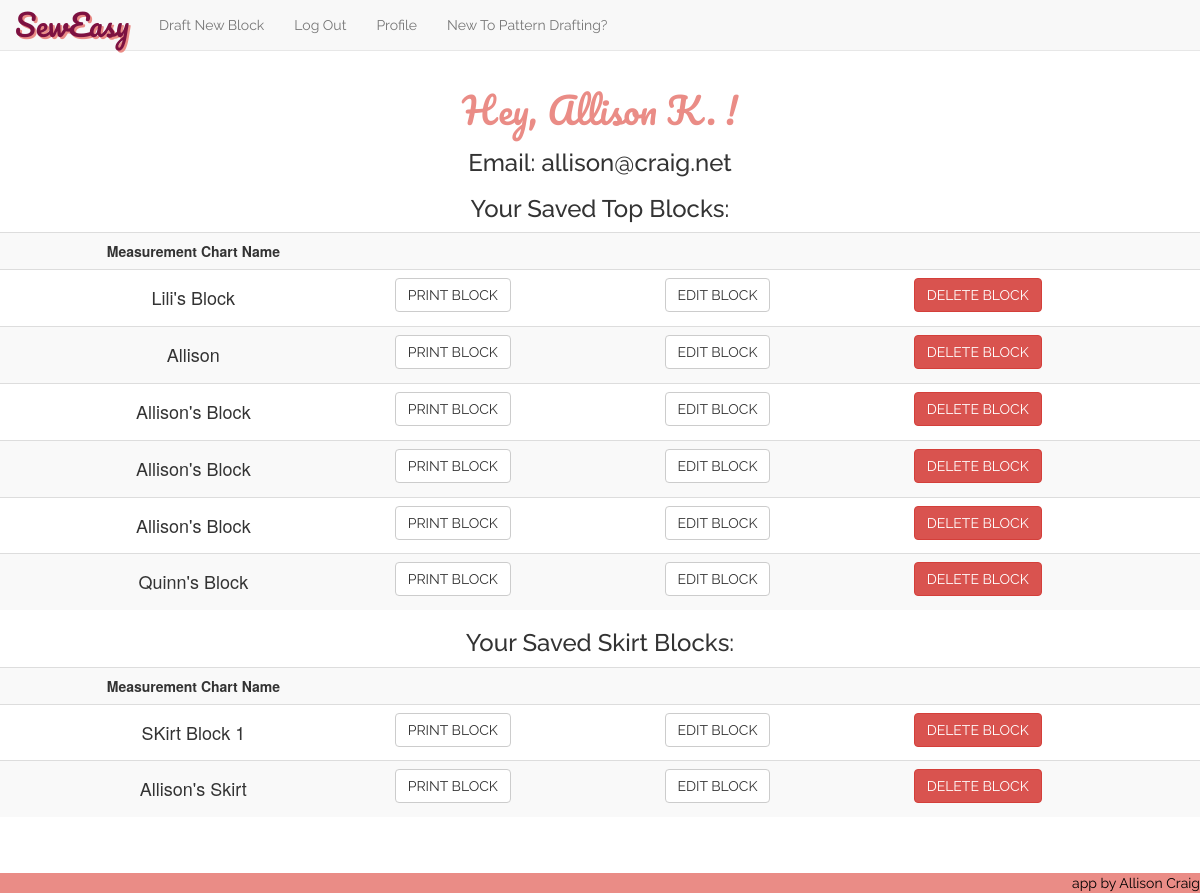
/profile (signed in), run on an earlier commit of the app's database.
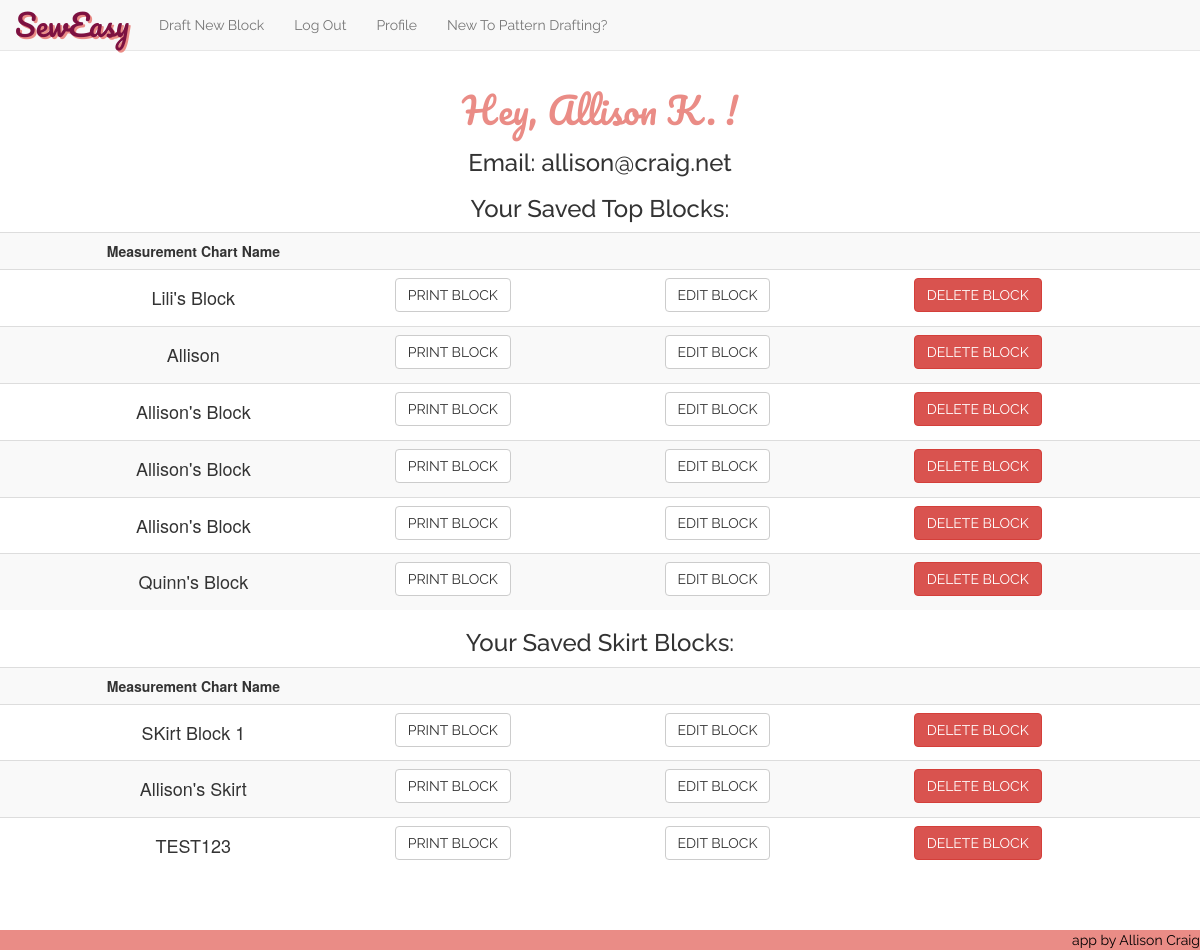
And on a later commit of the database.
### model.py (models this page shows, shortened)
class User(db.Model):
    __tablename__ = "Users"
    user_id = db.Column(db.Integer, autoincrement=True, primary_key=True)
    fb_id = db.Column(db.String(64), unique=True, nullable=True)
    email = db.Column(db.String(64), unique=True, nullable=False)
    password = db.Column(db.String(64), nullable=True)
    fname = db.Column(db.String(15), nullable=False)

class Measurement_Chart_Top(db.Model):
    __tablename__ = "Measurement_Chart_Tops"
    chart_id = db.Column(db.Integer, autoincrement=True, primary_key=True)
    nickname = db.Column(db.Integer, nullable=False)
    user_id = db.Column(db.String(100), db.ForeignKey('Users.user_id'))
    bust = db.Column(db.Integer, nullable=False)
    waist = db.Column(db.Integer, nullable=False)
    full_length = db.Column(db.Integer, nullable=False)
    center_front = db.Column(db.Integer, nullable=False)
    front_shoulder_slope = db.Column(db.Integer, nullable=False)
    strap = db.Column(db.Integer, nullable=False)
    front_across_shoulder = db.Column(db.Integer, nullable=False)
    across_chest = db.Column(db.Integer, nullable=False)
    bust_depth = db.Column(db.Integer, nullable=False)
    shoulder_length = db.Column(db.Integer, nullable=False)
    bust_arc = db.Column(db.Integer, nullable=False)
    bust_span = db.Column(db.Integer, nullable=False)
    waist_arc = db.Column(db.Integer, nullable=False)
    dart_placement = db.Column(db.Integer, nullable=False)
    side_length = db.Column(db.Integer, nullable=False)
    full_length_back = db.Column(db.Integer, nullable=False)
    center_back = db.Column(db.Integer, nullable=False)
    back_shoulder_slope = db.Column(db.Integer, nullable=False)
    across_back = db.Column(db.Integer, nullable=False)
    back_arc = db.Column(db.Integer, nullable=False)
    waist_arc_back = db.Column(db.Integer, nullable=False)
    back_neck = db.Column(db.Integer, nullable=False)
    back_across_shoulder = db.Column(db.Integer, nullable=False)
    back_dart_intake = db.Column(db.Integer, nullable=False)
    user = db.relationship("User",
                           backref=db.backref("Measurement_Chart_Tops"))

class Measurement_Chart_Skirt(db.Model):
    __tablename__ = "Measurement_Chart_Skirts"
    chart_id = db.Column(db.Integer, autoincrement=True, primary_key=True)
    nickname = db.Column(db.Integer, nullable=False)
    user_id = db.Column(db.String(100), db.ForeignKey('Users.user_id'))
    waist = db.Column(db.Integer, nullable=False)
    hip = db.Column(db.Integer, nullable=False)
    center_front_hip_depth = db.Column(db.Integer, nullable=False)
    back_hip_arc = db.Column(db.Integer, nullable=False)
    center_back_hip_depth = db.Column(db.Integer, nullable=False)
    front_hip_arc = db.Column(db.Integer, nullable=False)
    dart_placement = db.Column(db.Integer, nullable=False)
    user = db.relationship("User",
                           backref=db.backref("Measurement_Chart_Skirts"))

### server.py (the view)
@app.route('/profile')
def user_profile_page():
    user_email = session['logged_in_customer_email']
    user = User.query.filter(User.email==user_email).one()
    current_user_id = user.user_id
    saved_blocks_tops = Measurement_Chart_Top.query.filter(Measurement_Chart_Top.user_id==current_user_id).all()
    saved_blocks_skirts = Measurement_Chart_Skirt.query.filter(Measurement_Chart_Skirt.user_id==current_user_id).all()
    return render_template("profile.html", user=user, session=session, savedblockstops=saved_blocks_tops, savedblocksskirts=saved_blocks_skirts)

### server.py (called while the page is built)
@app.before_request
def add_tests():
    g.jasmine_tests = JS_TESTING_MODE

### templates/profile.html (shortened to what this page needs)
{% extends 'base.html' %}
{% block content %}
<center><h1 class='heading-titles'>Hey, {{ user.fname }} !</h1></center>
<center><h3 class="raleway">Email: {{ user.email }}</h3></center>
{% if savedblockstops %}
<center><h3 class="raleway">Your Saved Top Blocks: </h3></center>
<table class="table table-hover table-striped">
	<th><center>Measurement Chart Name</center></th>
	<th></th>
	<th></th>
	<th></th>
{% for sblocktop in savedblockstops %}
	<tr class="saved-block">
		<td><center><h4>{{ sblocktop.nickname }}</h4></center>
		<center>
			<td><form action='/print-top/{{sblocktop.chart_id}}'>
				<button class="btn btn-default">PRINT BLOCK</button>
			</form></td>
			<td><form action='/edit-top/{{sblocktop.chart_id}}'>
				<button class="btn btn-default" value="{{ sblocktop.chart_id }}">EDIT BLOCK</button>
			</form></td>
			<td><button class="btn btn-danger delete-btn" id='chart-id' value="{{ sblocktop.chart_id }}">DELETE BLOCK</button></td>
		</center>
		</td>
	</tr>
{% endfor %}
</table>
{% endif %}
{% if savedblocksskirts %}
<center><h3 class="raleway">Your Saved Skirt Blocks: </h3></center>
<table class="table table-hover table-striped">
	<th><center>Measurement Chart Name</center></th>
	<th></th>
	<th></th>
	<th></th>
{% for sblockskirt in savedblocksskirts %}
	<tr class="saved-block">
		<td><center><h4>{{ sblockskirt.nickname }}</h4></center>
		<center>
			<td><form action='/print-skirt/{{sblockskirt.chart_id}}'>
				<button class="btn btn-default">PRINT BLOCK</button>
			</form></td>
			<td><form action='/edit-skirt/{{sblockskirt.chart_id}}'>
				<button class="btn btn-default" value="{{ sblockskirt.chart_id }}">EDIT BLOCK</button>
			</form></td>
			<td><button class="btn btn-danger delete-btn" name='chart-id' value="{{ sblockskirt.chart_id }}">DELETE BLOCK</button></td>
		</center>
		</td>
	</tr>
{% endfor %}
</table>
{% endif %}
{% endblock %}

### templates/base.html (shortened to what this page needs)
<!DOCTYPE html>
<html>
<head>
	<link rel='stylesheet' href='/static/css/style.css'>
	<link rel='stylesheet' href='/static/css/bootstrap.min.css'>
</head>
<body>
	<nav class="navbar navbar-default navbar-fixed-top">
			<a class="navbar-brand" id="corner-logo" href="/">SewEasy</a>
			<ul class="nav navbar-nav">
			{% if session['current_user_id'] is defined %}
				<li><a href="/choose-block">Draft New Block</a></li>
                <li><a href="/logout" id="logout">Log Out</a></li>
                <li><a href="/profile" id="profile">Profile</a></li>
                <li><a href="/about-drafting" id="profile">New To Pattern Drafting?</a></li>
            {% else %}
                  <li><a href="/login">Log In</a></li>
                  <li><a href="/register">Register</a></li>
                  <li><a href="/about-drafting" id="profile">New To Pattern Drafting?</a></li>
<!--                   <li><a href="/fb-login">Login with Facebook</a></li>
 -->                {% endif %}
             </ul>
	</nav>
	{% block content %}{% endblock %}
	<footer><a href="https://github.com/allisonkcraig" target="blank" id="footer-a">app by Allison Craig</a></footer>
</body>
</html>

### static/css/style.css (style rules this page uses)
body { padding-top: 70px; margin-bottom: 2em; padding-bottom: 4em; }
.btn { font-family: "Raleway"; }
.heading-titles { font-family: 'Pacifico', cursive; color: #EA8C86; }
#corner-logo { font-family: 'Pacifico', cursive; font-size: 30px; text-decoration: none; text-shadow: 2px 2px #EA8C86; color: #7D1141; }
.navbar { font-family: "Raleway"; }
footer { font-family: "Raleway"; background-color: #EA8C86; position:fixed; left:0px; bottom:0px; height:20px; width:100%; }
#footer-a { text-decoration: none; color: black; float: right; }
.raleway { font-family: "Raleway"; }

What changed in the data, as far as the page shows it:
added Measurement_Chart_Skirt: nickname "TEST123", {{ sblockskirt.chart_id }} 3 (drawn)
